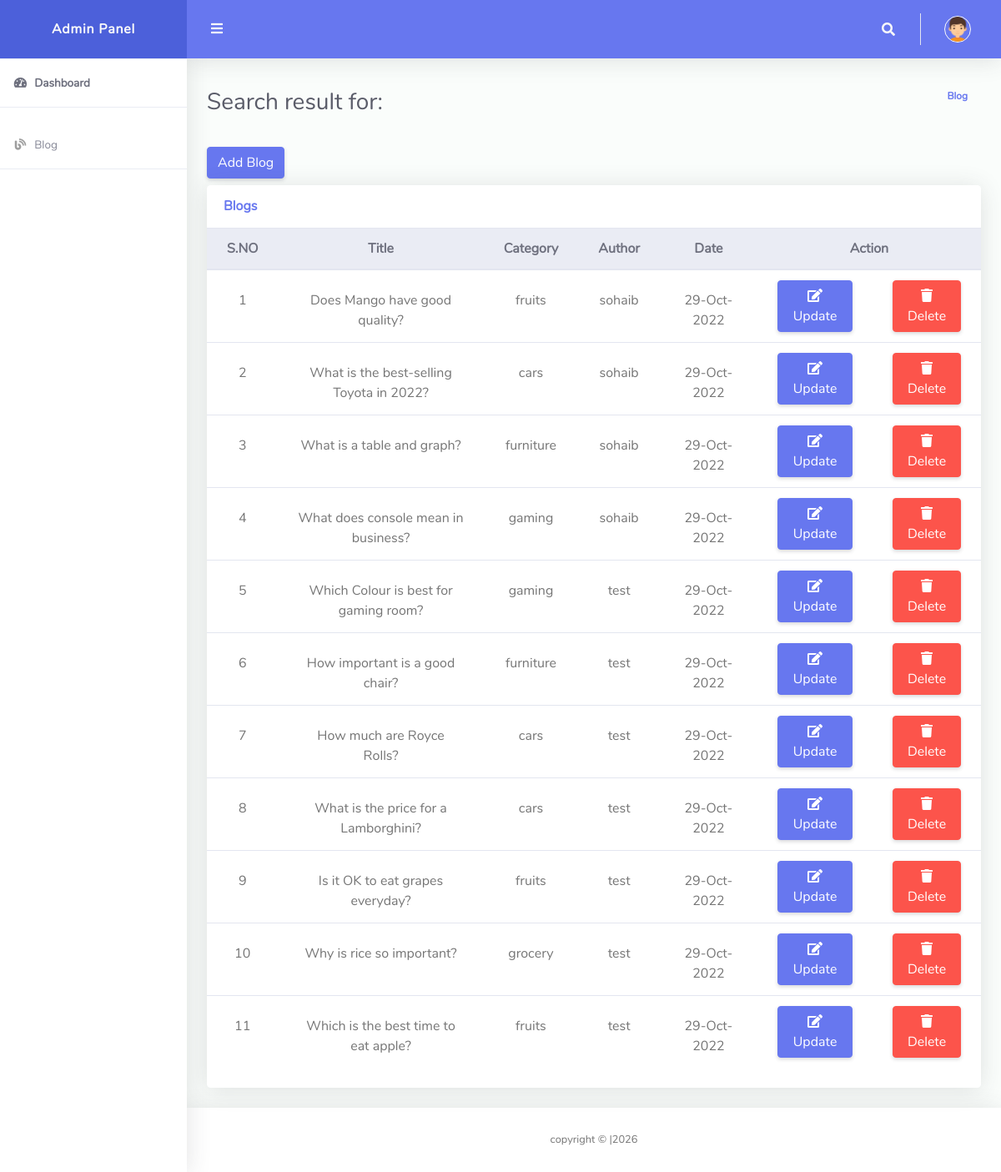
/admin/search.php, run on the app's committed database.
### tables this page shows
CREATE TABLE `blog` (
  `blog_id` int(11) NOT NULL,
  `blog_title` varchar(255) NOT NULL,
  `blog_body` longtext NOT NULL,
  `youtube_url` varchar(500) NOT NULL,
  `blog_image` varchar(255) NOT NULL,
  `category` int(11) NOT NULL,
  `author_id` int(11) NOT NULL,
  `publish_date` timestamp NOT NULL DEFAULT current_timestamp() ON UPDATE current_timestamp()
);

CREATE TABLE `category` (
  `cat_id` int(11) NOT NULL,
  `cat_name` varchar(255) NOT NULL
);

CREATE TABLE `user` (
  `user_id` int(11) NOT NULL,
  `username` varchar(100) NOT NULL,
  `email` varchar(255) NOT NULL,
  `password` varchar(255) NOT NULL,
  `role` int(11) NOT NULL
);

### admin/search.php (the view, shortened to what this page needs)
<?php
include 'partials/_header.php';
include 'partials/_navbar.php';
$select_blog_sql = "SELECT * FROM `blog` LEFT JOIN category ON blog.category = category.cat_id LEFT JOIN user ON blog.author_id = user.user_id WHERE blog.blog_title LIKE '%$search%' or blog.blog_body LIKE '%$search%' or blog.publish_date LIKE '%$search%'  AND user.user_id = '$user_id' ORDER BY blog.publish_date DESC;";
$select_blog_result = mysqli_query($conn,$select_blog_sql);
$check_blog = mysqli_num_rows($select_blog_result);
?>
<div class="container-fluid" id="container-wrapper">
    <div class="d-sm-flex align-items-center justify-content-between mb-4">
        <h2 class="h3 mb-0 text-gray-800">Search result for: <?php echo $search ?></h2>
        <ol class="breadcrumb">
            <li class="breadcrumb-item"><a href="index.php">Blog</a></li>
        </ol>
    </div>
    <div class="row">
        <div class="col-12">
            <a class="btn btn-primary mb-2" href="add_blog.php">Add Blog</a>
        </div>
        <div class="col-lg-12 mb-4">
            <div class="card">
                <div class="card-header py-3 d-flex flex-row align-items-center justify-content-between">
                    <h6 class="m-0 font-weight-bold text-primary">Blogs</h6>
                </div>
                <div class="table-responsive">
                    <table class="table align-items-center table-flush">
                        <thead class="thead-light">
                            <tr>
                                <th class="text-center">S.NO</th>
                                <th class="text-center">Title</th>
                                <th class="text-center">Category</th>
                                <th class="text-center">Author</th>
                                <th class="text-center">Date</th>
                                <th class="text-center" colspan="2">Action</th>
                            </tr>
                        </thead>
                        <tbody>
                            <?php
                            if($check_blog>0){
                                $count = 1;
                                while($rows= mysqli_fetch_assoc($select_blog_result)){
                                    echo '<tr>
                                    <td class="text-center pt-4">'.$count.'</td>
                                    <td class="text-center pt-4">'.$rows['blog_title'].'</td>
                                    <td class="text-center pt-4">'.$rows['cat_name'].'</td>
                                    <td class="text-center pt-4">'.$rows['username'].'</td>
                                    <td class="text-center pt-4">'.date('d-M-Y', strtotime($rows['publish_date'])).'</td>';
                                ++$count;
                            ?>
                            <?php
                             echo   '<td class="text-center">
                                        <a href="update_blog.php?id='.$rows['blog_id'].'" class="btn btn-primary">
                                            <i class="fas fa-edit"></i>
                                            <span>Update</span>
                                        </a>
                                     </td>';
                            ?>
                                    <td>
                                        <form  method="POST" onsubmit="return confirm('Are you sure want to Delete?')">
                                                 <button type="submit" name="delete_blog" class="btn btn-danger">
                                                 <i class="fas fa-trash"></i>
                                                 <span>Delete</span>
                                                 </button>
                                        </form>
                                   </td>
                        <?php echo  '</tr>';
                        }
                        }else{
                            echo "no rows Found";
                        }
                        ?>
                        </tbody>
                    </table>
                </div>
                <div class="card-footer"></div>
            </div>
        </div>
    </div>
</div>
<?php
include 'partials/_footer.php';
?>

### admin/partials/_header.php (shortened to what this page needs)
<!DOCTYPE html>
<html lang="en">
<head>
  <link href="vendor/fontawesome-free/css/all.min.css" rel="stylesheet" type="text/css">
  <link href="vendor/bootstrap/css/bootstrap.min.css" rel="stylesheet" type="text/css">
  <link href="css/ruang-admin.min.css" rel="stylesheet">
</head>

### admin/partials/_navbar.php (shortened to what this page needs)
<body id="page-top">
    <div id="wrapper">
        <ul class="navbar-nav sidebar sidebar-light accordion" id="accordionSidebar">
            <a class="sidebar-brand d-flex align-items-center justify-content-center" href="index.php">
                <div class="sidebar-brand-text mx-3">Admin Panel</div>
            </a>
            <hr class="sidebar-divider my-0">
            <li class="nav-item active">
                <a class="nav-link" href="index.php">
                    <i class="fas fa-fw fa-tachometer-alt"></i>
                    <span>Dashboard</span></a>
            </li>
            <hr class="sidebar-divider">
            <li class="nav-item">
                <a class="nav-link" href="index.php">
                    <i class="fas fa-fw fa-blog"></i>
                    <span>Blog</span>
                </a>
            </li>
            <hr class="sidebar-divider">
        </ul>
        <div id="content-wrapper" class="d-flex flex-column">
            <div id="content">
                <nav class="navbar navbar-expand navbar-light bg-navbar topbar mb-4 static-top">
                    <button id="sidebarToggleTop" class="btn btn-link rounded-circle mr-3">
                        <i class="fa fa-bars"></i>
                    </button>
                    <ul class="navbar-nav ml-auto">
                        <li class="nav-item dropdown no-arrow">
                            <a class="nav-link dropdown-toggle" href="#" id="searchDropdown" role="button"
                                data-toggle="dropdown" aria-haspopup="true" aria-expanded="false">
                                <i class="fas fa-search fa-fw"></i>
                            </a>
                            <?php
                            if(isset($_GET['search'])){
                                $search = $_GET['search'];
                            }else{
                                $search = "";
                            }
                            ?>
                        </li>
                        <li class="nav-item dropdown no-arrow">
                            <a class="nav-link dropdown-toggle" href="#" id="userDropdown" role="button"
                                data-toggle="dropdown" aria-haspopup="true" aria-expanded="false">
                                <img class="img-profile rounded-circle" src="img/boy.png" style="max-width: 60px">
                            </a>
                        </li>
                    </ul>
                </nav>

### admin/partials/_footer.php (shortened to what this page needs)
<?php
$page = basename($_SERVER['PHP_SELF']);
?>
<?php if($page!="login.php"){
   echo   '<footer class="sticky-footer bg-white">
        <div class="container my-auto">
          <div class="copyright text-center my-auto">
            <span>copyright &copy; |'. date('Y') .' </span>
          </div>
        </div>
      </footer>';
}
?>
</div>
</div>
</body>
</html>

### data on the page
blog: blog_title "Does Mango have good quality?", category.cat_name "fruits", author.username "sohaib", publish_date "29-Oct-2022"
blog: blog_title "What is the best-selling Toyota in 2022?", category.cat_name "cars", author.username "sohaib", publish_date "29-Oct-2022"
blog: blog_title "What is a table and graph?", category.cat_name "furniture", author.username "sohaib", publish_date "29-Oct-2022"
blog: blog_title "What does console mean in business?", category.cat_name "gaming", author.username "sohaib", publish_date "29-Oct-2022"
blog: blog_title "Which Colour is best for gaming room?", category.cat_name "gaming", author.username "test", publish_date "29-Oct-2022"
blog: blog_title "How important is a good chair?", category.cat_name "furniture", author.username "test", publish_date "29-Oct-2022"
blog: blog_title "How much are Royce Rolls?", category.cat_name "cars", author.username "test", publish_date "29-Oct-2022"
blog: blog_title "What is the price for a Lamborghini?", category.cat_name "cars", author.username "test", publish_date "29-Oct-2022"
blog: blog_title "Is it OK to eat grapes everyday?", category.cat_name "fruits", author.username "test", publish_date "29-Oct-2022"
blog: blog_title "Why is rice so important?", category.cat_name "grocery", author.username "test", publish_date "29-Oct-2022"
blog: blog_title "Which is the best time to eat apple?", category.cat_name "fruits", author.username "test", publish_date "29-Oct-2022"
